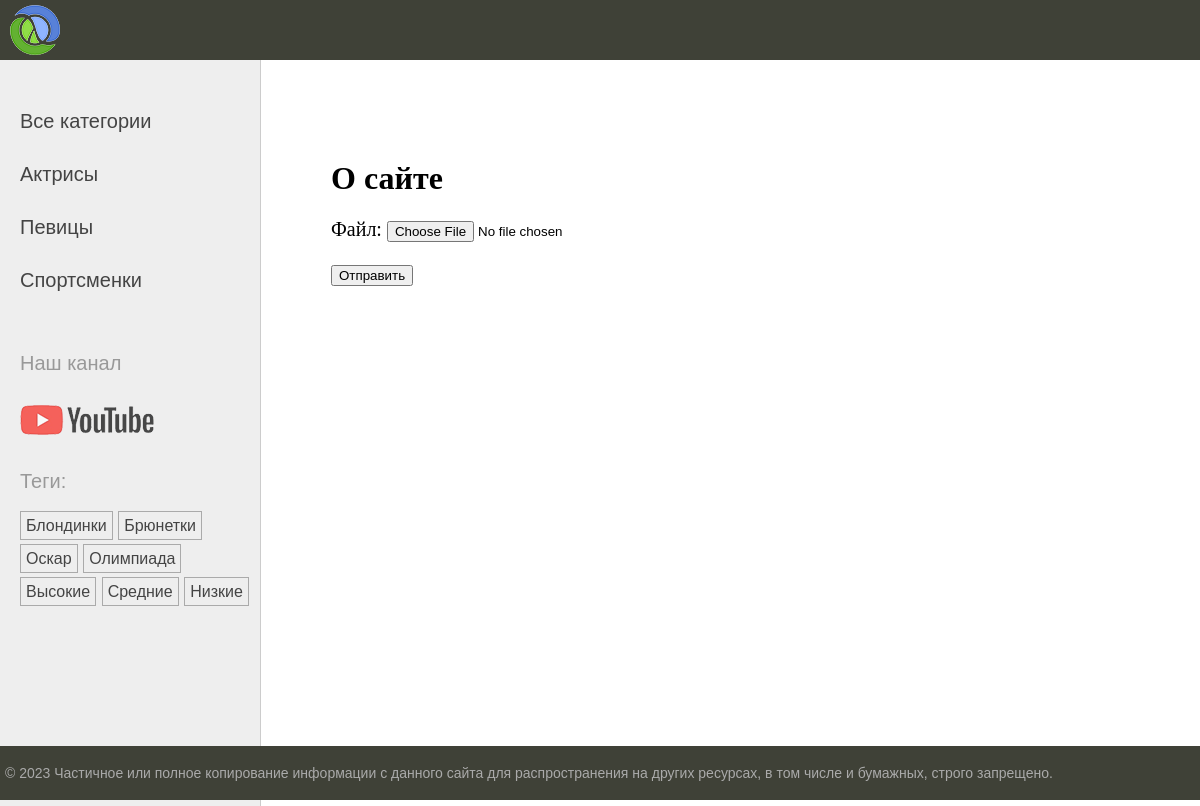
The page /about/ on the database its author committed.
### women/models.py (models this page shows, shortened)
class Category(models.Model):
    name = models.CharField(max_length=100, db_index=True)
    slug = models.SlugField(max_length=255, unique=True, db_index=True)
    def get_absolute_url(self):
        return reverse('category', kwargs={'cat_slug': self.slug})

class TagPost(models.Model):
    tag = models.CharField(max_length=100, db_index=True)
    slug = models.SlugField(max_length=255, unique=True, db_index=True)
    def get_absolute_url(self):
        return reverse('tag', kwargs={'tag_slug': self.slug})

### women/views.py (the view)
# urls.py: path('about/', views.about, name='about'),
def about(request):
    if request.method == "POST":
        form = UploadFileForm(request.POST, request.FILES)
        if form.is_valid():
            fp = UploadFile(file=form.cleaned_data['file'])
            fp.save()
    else:
        form = UploadFileForm()
    return render(request, 'women/about.html',
                  context={'title': 'О сайте', 'menu': [], 'form': form})

### women/forms.py
class UploadFileForm(forms.Form):
    file = forms.FileField(label='Файл')

### women/templatetags/women_tags.py (called while the page is built)
@register.inclusion_tag('women/list_categories.html')
def show_categories(cat_selected=0):
    cats = Category.objects.all()
    return {'cats': cats, 'cat_selected': cat_selected}

@register.inclusion_tag('women/list_tags.html')
def show_all_tags():
    return {'tags': TagPost.objects.all()}

### women/templates/women/about.html (shortened to what this page needs)
{% extends 'base.html' %}
{% block content %}
<h1>{{title}}</h1>
    <form action="" method="POST" enctype="multipart/form-data">
    {{ form.as_p }}
    <p><button type="submit">Отправить</button></p>
    </form>
{% endblock %}

### women/templates/women/list_categories.html
{% for cat in cats %}
{% if cat.id == cat_selected %}
<li class="selected">{{cat.name}}</li>
{% else %}
<li><a href="{{ cat.get_absolute_url }}">{{cat.name}}</a></li>
{% endif %}
{% endfor %}

### women/templates/women/list_tags.html
{% if tags %}
    <p>Теги:</p>
    <ul class="tags-list">
        {% for t in  tags %}
        <li><a href="{{t.get_absolute_url}}">{{t.tag}}</a></li>
        {% endfor %}
    </ul>
{% endif %}

### women/static/women/css/styles.css (style rules this page uses)
html, body { font-family: 'Arial'; margin: 0; padding: 0; height: 100%; width: 100%; color: #444; }
a { color: #0059b2; text-decoration: none; }
.left-chapters ul { width: 230px; margin: 0; padding: 20px 10px 10px 20px; list-style: none; font-size: 20px; }
.left-chapters ul li { margin: 30px 0 0 0; color: #999; }
.left-chapters ul li a { color: #444; text-decoration: none; }
ul.tags-list { width: 100%; margin: 0; padding: 0; list-style: none; }
ul.tags-list li { margin: 0; padding: 0 0 10px; display: inline-block; }
ul.tags-list li a { padding: 5px; font-size: 16px; border: 1px solid #aaa; }
.content-text h1 { font-size: 32px; }

### rows shown on the page
Category: name "Актрисы"
Category: name "Певицы"
Category: name "Спортсменки"
TagPost: tag "Блондинки"
TagPost: tag "Брюнетки"
TagPost: tag "Оскар"
TagPost: tag "Олимпиада"
TagPost: tag "Высокие"
TagPost: tag "Средние"
TagPost: tag "Низкие"

### other values the page prints
{{ title }} "О сайте"
